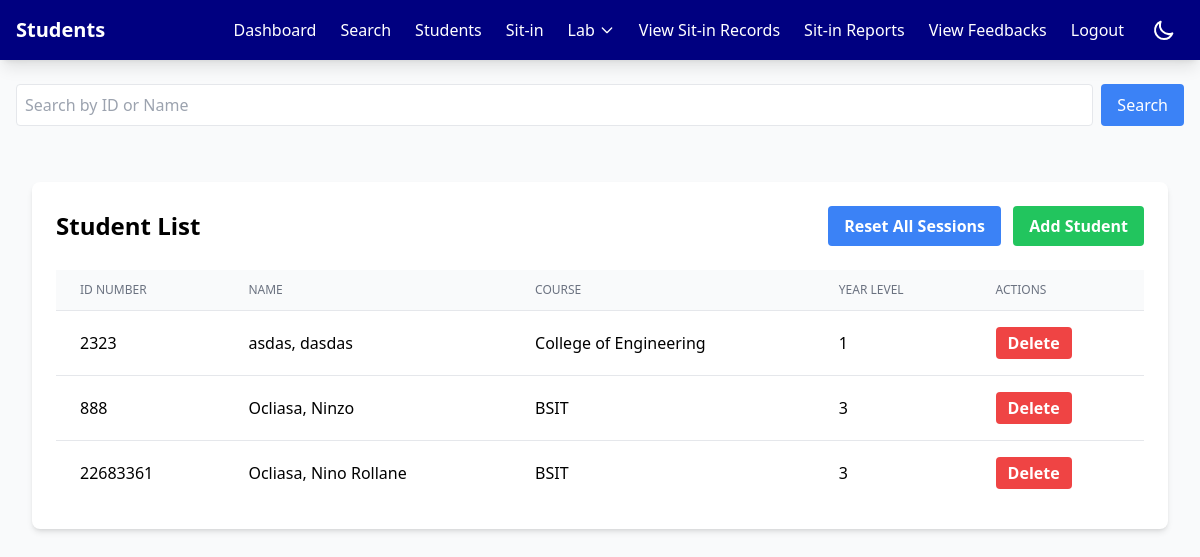
Before: /admin/students.php with the older database file.
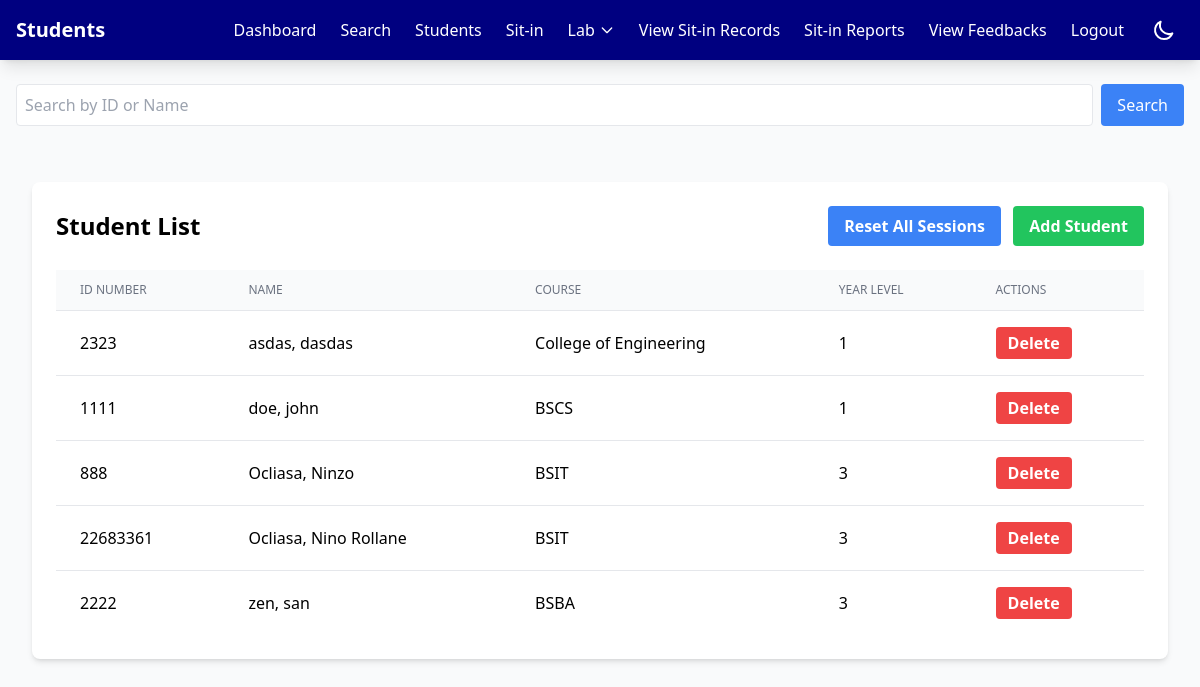
After: the same page with the newer database file.
### tables this page shows
CREATE TABLE `students` (
  `StudID` int(11) NOT NULL,
  `IDNO` int(11) NOT NULL,
  `Last_Name` varchar(100) NOT NULL,
  `First_Name` varchar(100) NOT NULL,
  `Mid_Name` varchar(100) NOT NULL,
  `Course` varchar(100) NOT NULL,
  `Year_lvl` int(11) NOT NULL,
  `Username` varchar(100) NOT NULL,
  `Password` varchar(100) NOT NULL,
  `profile_image` varchar(255) NOT NULL,
  `Email` varchar(255) NOT NULL,
  `Address` varchar(255) NOT NULL
);

### admin/students.php (the view, shortened to what this page needs)
<?php
include '../header.php';
$servername = "localhost";
$username = "root";
$password = "";
$database = "users";
$conn = new mysqli($servername, $username, $password, $database);
$search = isset($_GET['search']) ? $_GET['search'] : '';
if ($search) {
    $sql = "SELECT * FROM students WHERE IDNO LIKE ? OR First_Name LIKE ? OR Last_Name LIKE ? ORDER BY Last_Name";
    $stmt = $conn->prepare($sql);
    $searchTerm = "%$search%";
    $stmt->bind_param("sss", $searchTerm, $searchTerm, $searchTerm);
    $stmt->execute();
    $result = $stmt->get_result();
} else {
    $sql = "SELECT * FROM students ORDER BY Last_Name";
    $result = $conn->query($sql);
}
?>
<!DOCTYPE html>
<html lang="en">
<head>
    <script src="https://cdn.tailwindcss.com"></script>
    <link rel="stylesheet" href="../css/admin-dark-mode.css">
    <link rel="stylesheet" href="https://cdnjs.cloudflare.com/ajax/libs/font-awesome/6.4.0/css/all.min.css">
</head>
<body class="bg-gray-100">
    <nav class="bg-primary shadow-lg">
        <div class="max-w-7xl mx-auto px-4">
            <div class="flex justify-between items-center">
                <span class="text-white text-xl font-bold py-4">Students</span>
                <div class="flex space-x-4">
                    <div class="hidden md:flex items-center space-x-4">
                        <a href="dashboard.php" class="nav-link text-white hover:text-gray-200">Dashboard</a>
                        <a href="search.php" class="nav-link text-white hover:text-gray-200">Search</a>
                        <a href="students.php" class="nav-link text-white hover:text-gray-200">Students</a>
                        <a href="sitin.php" class="nav-link text-white hover:text-gray-200">Sit-in</a>
                        <div class="relative group">
                            <button class="nav-link text-white hover:text-gray-200 flex items-center">
                                Lab
                                <svg class="w-4 h-4 ml-1" fill="none" stroke="currentColor" viewBox="0 0 24 24">
                                    <path stroke-linecap="round" stroke-linejoin="round" stroke-width="2" d="M19 9l-7 7-7-7" />
                                </svg>
                            </button>
                        </div>
                        <a href="sit_in_records.php" class="nav-link text-white hover:text-gray-200">View Sit-in Records</a>
                        <a href="sit_in_reports.php" class="nav-link text-white hover:text-gray-200">Sit-in Reports</a>
                        <a href="feedback.php" class="nav-link text-white hover:text-gray-200">View Feedbacks</a>
                        <a href="../logout.php" class="nav-link text-white hover:text-gray-200">Logout</a>
                        <button id="darkModeToggle" class="p-2 rounded-lg text-white hover:text-gray-200">
                            <svg xmlns="http://www.w3.org/2000/svg" class="h-6 w-6 block dark:hidden" fill="none" viewBox="0 0 24 24" stroke="currentColor">
                                <path stroke-linecap="round" stroke-linejoin="round" stroke-width="2" d="M20.354 15.354A9 9 0 018.646 3.646 9.003 9.003 0 0012 21a9.003 9.003 0 008.354-5.646z" />
                            </svg>
                        </button>
                    </div>
                </div>
            </div>
        </div>
    </nav>
<body class="bg-gray-100">
    <div class="max-w-7xl mx-auto py-6 px-4">
        <div class="mb-6">
            <form method="GET" class="flex gap-2">
                <input type="text" name="search" placeholder="Search by ID or Name"
                       value="<?= htmlspecialchars($search) ?>"
                       class="flex-1 border p-2 rounded">
                <button type="submit" class="bg-blue-500 text-white px-4 py-2 rounded">
                    Search
                </button>
            </form>
        </div>
    <div class="max-w-7xl mx-auto px-4 py-8">
        <div class="bg-white rounded-lg shadow-md p-6">
            <div class="flex justify-between items-center mb-6">
                <h2 class="text-2xl font-bold">Student List</h2>
                <div class="space-x-2">
                    <form action="reset_sessions.php" method="POST" class="inline" onsubmit="return confirm('Are you sure you want to reset all student sessions to 30?');">
                        <button type="submit" class="bg-blue-500 hover:bg-blue-700 text-white font-bold py-2 px-4 rounded">
                            Reset All Sessions
                        </button>
                    </form>
                    <button onclick="openAddStudentModal()" class="bg-green-500 hover:bg-green-700 text-white font-bold py-2 px-4 rounded">
                        Add Student
                    </button>
                </div>
            </div>
            <div class="overflow-x-auto">
                <table class="min-w-full divide-y divide-gray-200">
                    <thead class="bg-gray-50">
                        <tr>
                            <th class="px-6 py-3 text-left text-xs font-medium text-gray-500 uppercase">ID Number</th>
                            <th class="px-6 py-3 text-left text-xs font-medium text-gray-500 uppercase">Name</th>
                            <th class="px-6 py-3 text-left text-xs font-medium text-gray-500 uppercase">Course</th>
                            <th class="px-6 py-3 text-left text-xs font-medium text-gray-500 uppercase">Year Level</th>
                            <th class="px-6 py-3 text-left text-xs font-medium text-gray-500 uppercase">Actions</th>
                        </tr>
                    </thead>
                    <tbody class="bg-white divide-y divide-gray-200">
                        <?php
                        if ($result->num_rows > 0) {
                            while($row = $result->fetch_assoc()) {
                                echo "<tr class='hover:bg-gray-50'>";
                                echo "<td class='px-6 py-4'>" . htmlspecialchars($row['IDNO']) . "</td>";
                                echo "<td class='px-6 py-4'>" . htmlspecialchars($row['Last_Name'] . ", " . $row['First_Name']) . "</td>";
                                echo "<td class='px-6 py-4'>" . htmlspecialchars($row['Course']) . "</td>";
                                echo "<td class='px-6 py-4'>" . htmlspecialchars($row['Year_lvl']) . "</td>";
                                echo "<td class='px-6 py-4'>
                                        <button onclick='deleteStudent(" . $row['IDNO'] . ")'
                                                class='bg-red-500 hover:bg-red-700 text-white font-bold py-1 px-3 rounded'>
                                            Delete
                                        </button>
                                      </td>";
                                echo "</tr>";
                            }
                        } else {
                            echo "<tr><td colspan='5' class='px-6 py-4 text-center'>No students found</td></tr>";
                        }
                        ?>
                    </tbody>
                </table>
            </div>
        </div>
    </div>
</body>
</html>

### header.php (shortened to what this page needs)
<!DOCTYPE html>
<html lang="en">
<head>
    <script src="https://cdn.tailwindcss.com"></script>
</head>
<body class="bg-gray-50">

Changed rows visible on the page:
added students: IDNO "1111", Last_Name+First_Name "doe, john", Course "BSCS", Year_lvl "1"
added students: IDNO "2222", Last_Name+First_Name "zen, san", Course "BSBA", Year_lvl "3"
